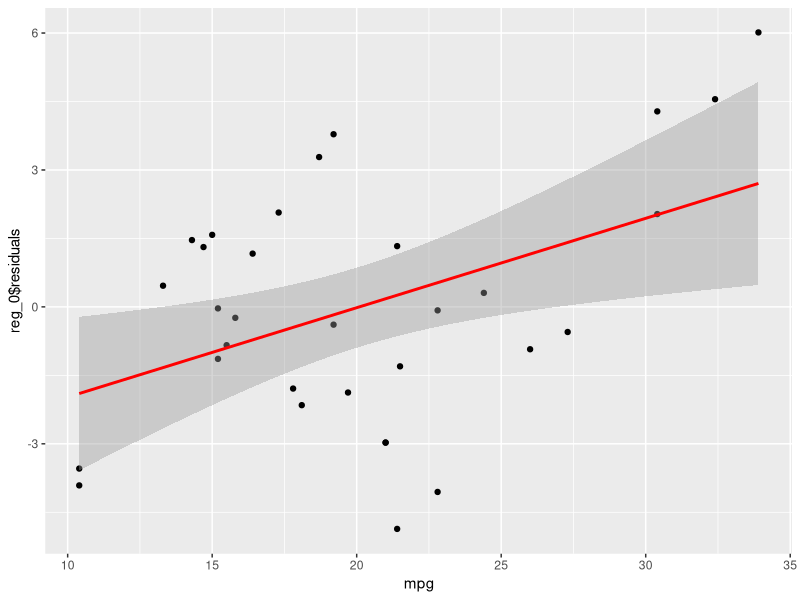
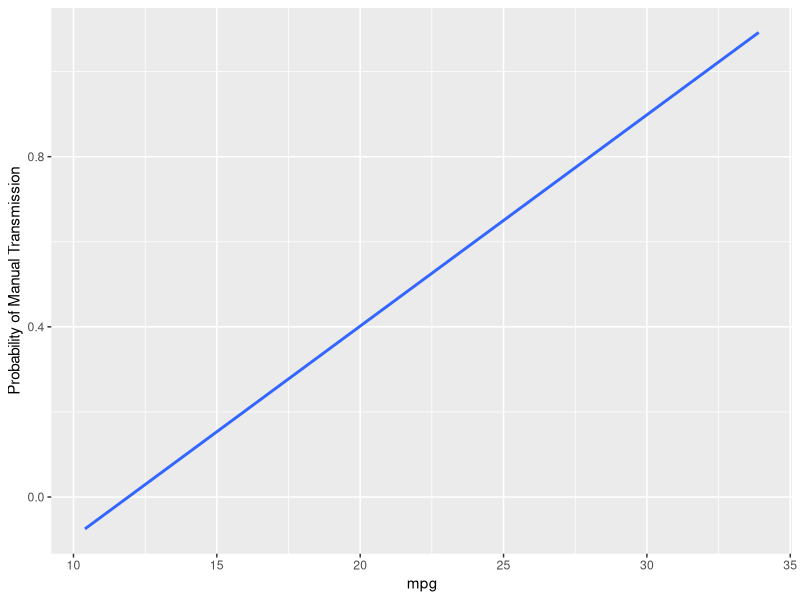
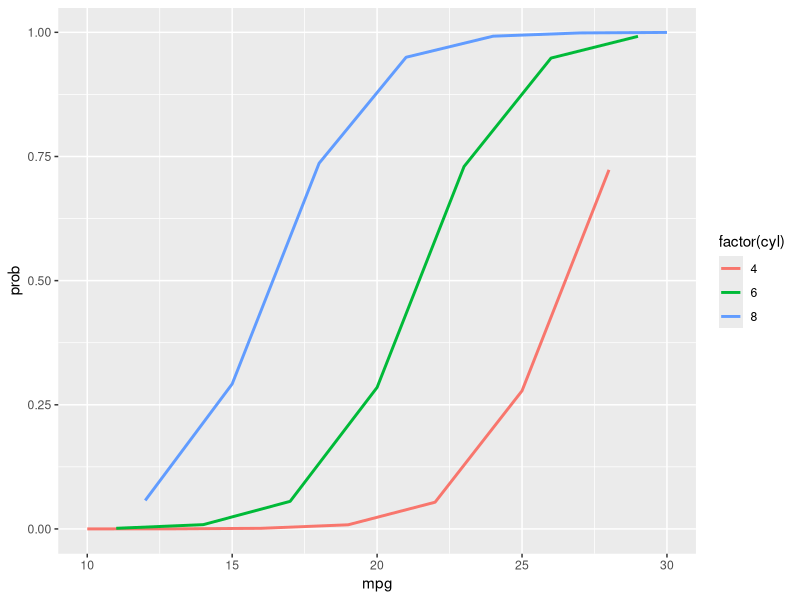
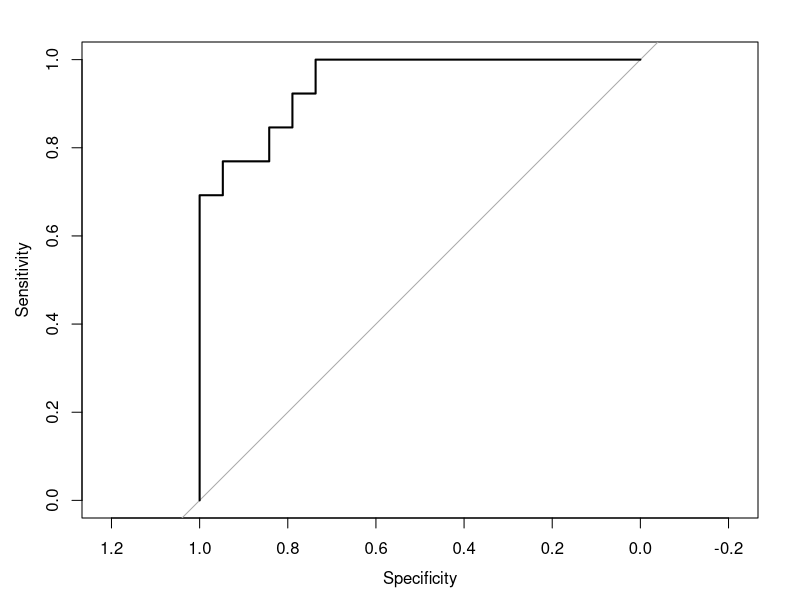
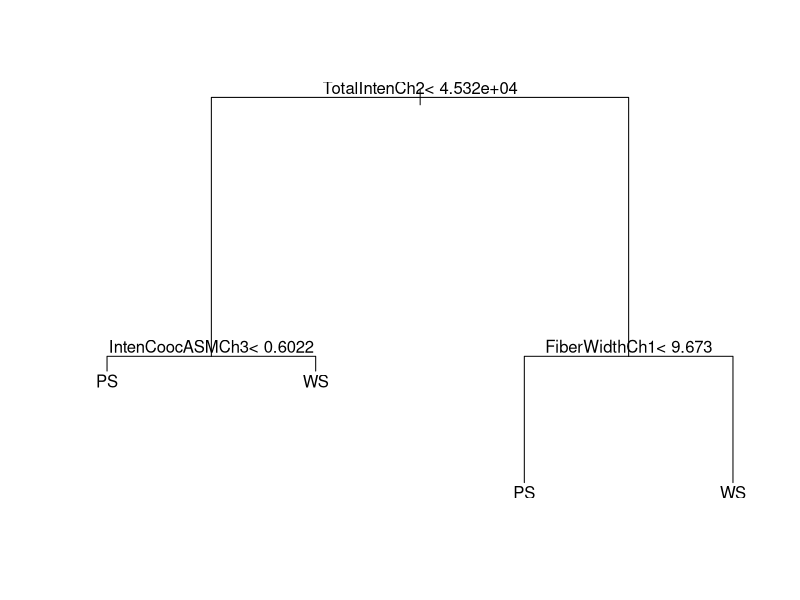
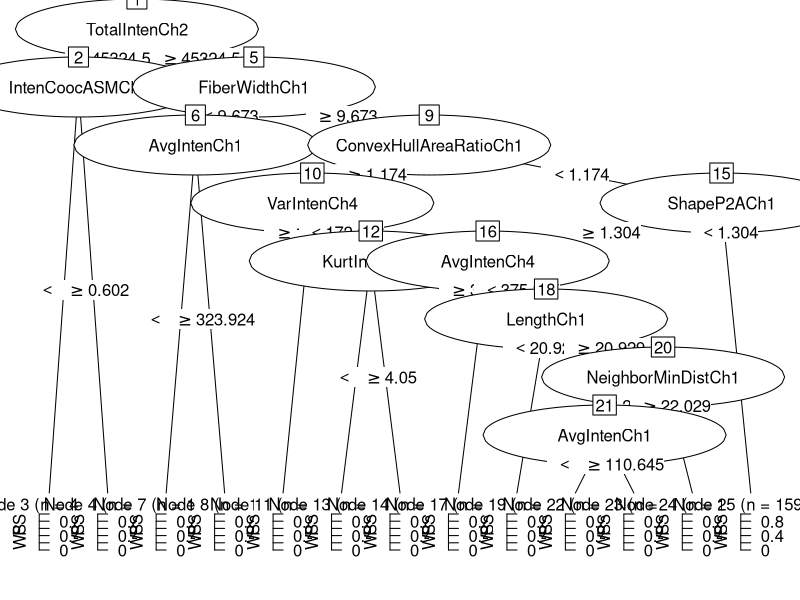
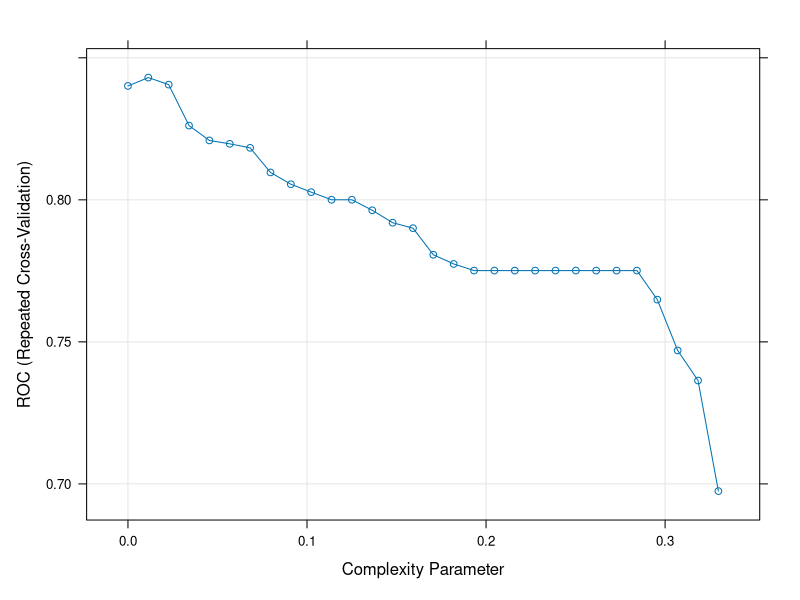
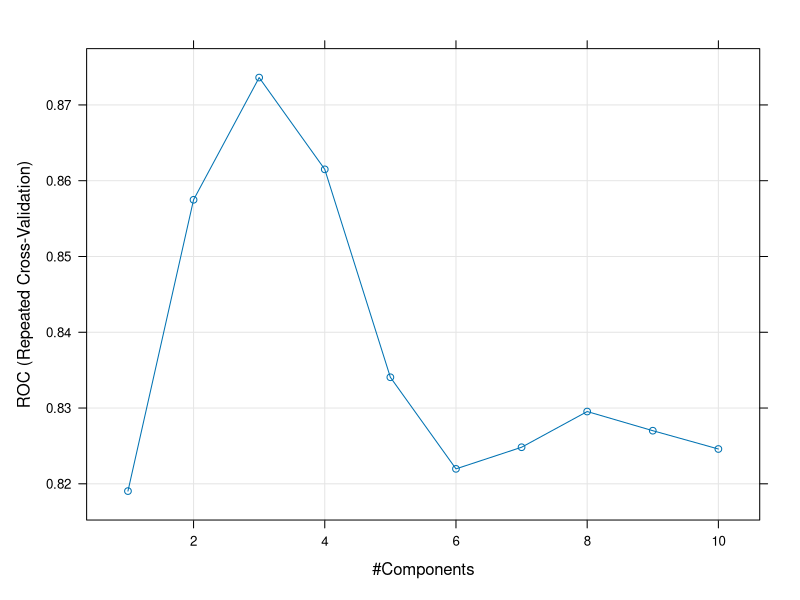

The R source for these figures, in order:
## ---- chunk 1
data(mtcars) # Get the data
?mtcars # Help on dataset
## ---- chunk 2
?lm
## ---- chunk 3
# Fit 
reg_0 <- lm( mpg ~ hp + cyl + am, data = mtcars) 
summary(reg_0)
## ---- chunk 4
head(reg_0$fitted.values)
## ---- chunk 5
newCar <- mtcars[3,] # 3rd observation is Datsun 710
newCar$am <- 0 # What if it was automatic?
predict(reg_0, newdata = newCar) # Estimate went down by 4 miles
## ---- chunk 6
library(ggplot2)
# Plot the fitted values against real values
qplot(data=mtcars, x = mpg, y = reg_0$residuals) +
  stat_smooth(method = "lm", col = "red")

# Are the residuals normally distributed? 
shapiro.test(reg_0$residuals) # yes
## ---- chunk 7
# Add variable wt
reg_1 <- lm( mpg ~ hp + cyl + am + wt, mtcars)

# Aikikae Information Criteria
# AIC lower the better
AIC(reg_0)
AIC(reg_1)

# Compare
anova(reg_0, reg_1) # models are significantly different
## ---- chunk 8
?glm
## ---- chunk 9
logit_2 <- glm(am ~ mpg + drat + cyl, data = mtcars, family='binomial')
summary(logit_2)
## ---- chunk 10
ggplot(mtcars, aes(x = mpg, y = am)) + 
    stat_smooth(method="glm", family="binomial", se=FALSE)+
# Bonus: rename the y axis label
		ylab('Probability of Manual Transmission')
## ---- chunk 11
# Create a new dataset with varying number of cylinders and other variables fixed at mean levels.
mtcars2<-data.frame(mpg = rep(10:30, 3),drat = mean(mtcars$drat), disp = mean(mtcars$disp), cyl = rep(c(4,6,8),21))
# Predict probability of new data
mtcars2$prob<-predict(logit_2, newdata=mtcars2, type = "response")

# Plot the results
ggplot(mtcars2, aes(x=mpg, y=prob)) +
  geom_line(aes(colour = factor(cyl)), size = 1) 
## ---- chunk 12
library(caret)

# Let us compare predicted values to real values
mtcars$prob <- predict(logit_2, type="response")
# Prevalence of Manual Transmission
mean(mtcars$am)

# Create predict variable
mtcars$pred <- 0
# If probability is greater than .6 (1-prevalence), set prediction to 1
mtcars[mtcars$prob>.6, 'pred'] <- 1

# Confusion Matrix
confusionMatrix(table(mtcars[,c("am", "pred")]))

## ROC CURVE
# Load the necessary library
library(pROC)
# Calculate the ROC curve using the predicted probability vs actual values
logit_2_roc <- roc(am~prob, mtcars) 
# Plot ROC curve
plot(logit_2_roc)
## ---- chunk 13
library(caret) # Load necessary library
data(segmentationData) # Obtain Dataset
## ---- chunk 14
# Drop one column
segmentationData <- segmentationData[,!(colnames(segmentationData)=='Cell')] 
## ---- chunk 15
# Data set has a variable that separates training vs testing
Training <- segmentationData[segmentationData$Case == 'Train', ] #$ One Way
Testing <- subset(segmentationData, Case == 'Test') # Another way
# Drop the now defunct Case variable
Training <- Training[,!(colnames(Training)=='Case')] # Drop Case column
Testing <- subset(Testing, select=-c(Case)) # Another way
## ---- chunk 16
library(rpart) # Load necessary library
rpart_1 <- rpart(Class ~ ., data = Training, 
  			control = rpart.control(maxdepth=2)) # Fit a shallow tree 
rpart_1 # View results

plot(rpart_1) # Visualization
text(rpart_1) # Text
## ---- chunk 17
# Fit a larger tree and prune it 
# Rpart does 10 fold cross validation
rpart_2 <- rpart(Class ~ ., data = Training) 
## ---- chunk 18
library(partykit)
plot(as.party(rpart_2))
## ---- chunk 19
# Validate the model
rpart_2Test <- predict(rpart_2, Testing, type='class')
confusionMatrix(rpart_2Test, Testing$Class) # Get the benchmark$
## ---- chunk 20
library(caret)
##  Set Training Parameters
# Triple Cross Validation
cvCtrl <- trainControl(method = "repeatedcv", repeats = 3, # K-fold cross validation repeated thrice
  				summaryFunction = twoClassSummary, classProbs = TRUE) # Class probabilities for ROC

# Use caret to fit a model and fine tune the fit
CarrotTree <- train(Class ~., data=Training, method='rpart', 
					trControl=cvCtrl, metric = "ROC", tuneLength=30) # Change metric to ROC
## ---- chunk 21
plot(CarrotTree)
## ---- chunk 22
# Testing
CarrotTree_Test <- predict(CarrotTree, Testing)
head(CarrotTree_Test) # Compare
head(Testing$Class) # and Contrast
# Evaluate Model Performance
confusionMatrix(CarrotTree_Test, Testing$Class) 
## ---- chunk 23
# Dataset comes with mlbench package
library(mlbench)
# Load dataset into the current workspace
data(Sonar)
## ---- chunk 24
library(caret) # Load Library
set.seed(107)  # Set random number seed for reproducibility
# Create an index of observations to be included in Training
indexTrain <- createDataPartition(y = Sonar$Class, p = .75, list = FALSE)

# Split the data using the index
Train <- Sonar[indexTrain,]
Test  <- Sonar[-indexTrain,]
## ---- chunk 25
## Declare Tuning Control Parameters
ctrl <- trainControl(method = "repeatedcv", # K-fold cross validation
			        repeats = 3, # Repeat resampling 3 times
                    classProbs = TRUE, # Calculate predicted prob for ROC
                    summaryFunction = twoClassSummary) # Set performance metrics for binary
## ---- chunk 26
plsFit <- train(Class ~ ., data = Train, method = "pls",
		tuneLength = 10,   # Number of component sets to be evaluated (more is better)
		trControl = ctrl, # Use control parameters from above
		metric = "ROC" ,  # Criteria ROC
		preProc = c("center", "scale")) # Center and scale the predictors
## ---- chunk 27
plsFit
## ---- chunk 28
# evaluate the performance of different number of components extracted
plot(plsFit)
## ---- chunk 29
plsPredict <- predict(plsFit, newdata = Test) # Predict results
head(plsPredict) # View predictions
head(Test$Class) # View actual$
## ---- chunk 30
confusionMatrix(data = plsPredict, Test$Class)
